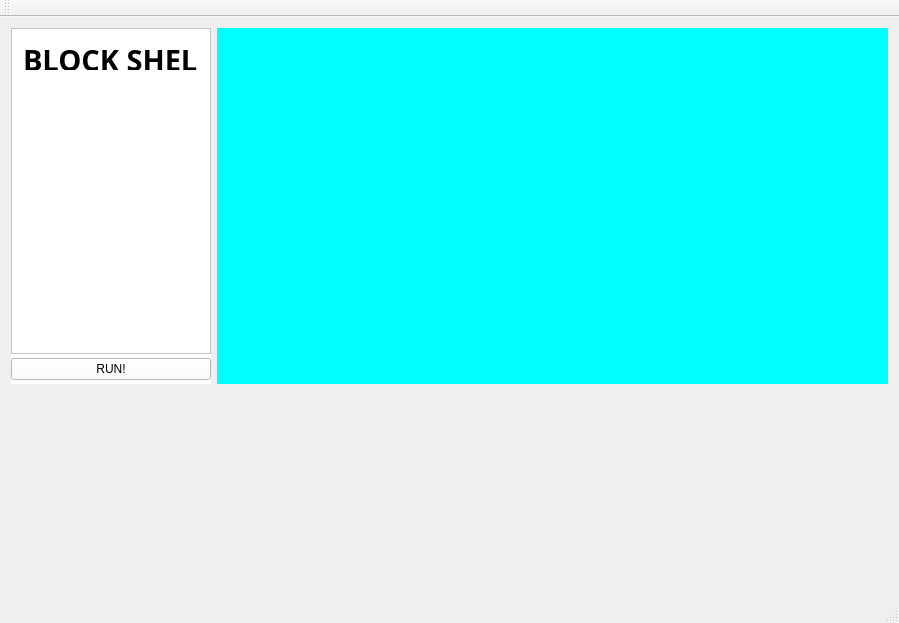
<?xml version="1.0" encoding="UTF-8"?>
<ui version="4.0">
 <class>ConsoleBlocksClass</class>
 <widget class="QMainWindow" name="ConsoleBlocksClass">
  <property name="geometry">
   <rect>
    <x>0</x>
    <y>0</y>
    <width>899</width>
    <height>623</height>
   </rect>
  </property>
  <property name="font">
   <font>
    <italic>false</italic>
    <underline>false</underline>
   </font>
  </property>
  <property name="windowTitle">
   <string>ConsoleBlocks</string>
  </property>
  <widget class="QWidget" name="centralWidget">
   <layout class="QVBoxLayout" name="verticalLayout_3">
    <item>
     <widget class="QWidget" name="WorkSpace" native="true">
      <layout class="QHBoxLayout" name="horizontalLayout_2">
       <property name="leftMargin">
        <number>0</number>
       </property>
       <property name="topMargin">
        <number>0</number>
       </property>
       <property name="rightMargin">
        <number>0</number>
       </property>
       <property name="bottomMargin">
        <number>0</number>
       </property>
       <item>
        <widget class="QWidget" name="BlockShelf_Parent" native="true">
         <property name="maximumSize">
          <size>
           <width>200</width>
           <height>16777215</height>
          </size>
         </property>
         <property name="styleSheet">
          <string notr="true">background-color: rgb(255, 255, 255);</string>
         </property>
         <layout class="QVBoxLayout" name="verticalLayout_2">
          <property name="spacing">
           <number>0</number>
          </property>
          <property name="leftMargin">
           <number>0</number>
          </property>
          <property name="topMargin">
           <number>0</number>
          </property>
          <property name="rightMargin">
           <number>0</number>
          </property>
          <property name="bottomMargin">
           <number>0</number>
          </property>
          <item>
           <widget class="QFrame" name="BlockShelf_Layout">
            <property name="maximumSize">
             <size>
              <width>200</width>
              <height>16777215</height>
             </size>
            </property>
            <property name="styleSheet">
             <string notr="true"/>
            </property>
            <property name="frameShape">
             <enum>QFrame::StyledPanel</enum>
            </property>
            <property name="frameShadow">
             <enum>QFrame::Raised</enum>
            </property>
            <layout class="QVBoxLayout" name="verticalLayout">
             <item>
              <widget class="QLabel" name="label">
               <property name="maximumSize">
                <size>
                 <width>16777215</width>
                 <height>30</height>
                </size>
               </property>
               <property name="font">
                <font>
                 <family>Bahnschrift SemiBold Condensed</family>
                 <pointsize>22</pointsize>
                 <weight>75</weight>
                 <italic>false</italic>
                 <bold>true</bold>
                 <underline>false</underline>
                 <strikeout>false</strikeout>
                </font>
               </property>
               <property name="text">
                <string>BLOCK SHELF</string>
               </property>
               <property name="textFormat">
                <enum>Qt::RichText</enum>
               </property>
               <property name="scaledContents">
                <bool>false</bool>
               </property>
               <property name="alignment">
                <set>Qt::AlignHCenter|Qt::AlignTop</set>
               </property>
               <property name="wordWrap">
                <bool>false</bool>
               </property>
              </widget>
             </item>
             <item>
              <widget class="IfBlock_Shelf" name="widget_6" native="true"/>
             </item>
             <item>
              <widget class="IfBlock_Shelf" name="widget_5" native="true"/>
             </item>
             <item>
              <widget class="IfBlock_Shelf" name="widget_4" native="true"/>
             </item>
             <item>
              <widget class="IfBlock_Shelf" name="widget_3" native="true"/>
             </item>
             <item>
              <widget class="IfBlock_Shelf" name="widget_2" native="true"/>
             </item>
             <item>
              <widget class="IfBlock_Shelf" name="widget" native="true"/>
             </item>
            </layout>
           </widget>
          </item>
          <item>
           <widget class="QWidget" name="widget_8" native="true">
            <property name="maximumSize">
             <size>
              <width>16777215</width>
              <height>30</height>
             </size>
            </property>
            <layout class="QHBoxLayout" name="horizontalLayout_3">
             <property name="leftMargin">
              <number>0</number>
             </property>
             <property name="topMargin">
              <number>0</number>
             </property>
             <property name="rightMargin">
              <number>0</number>
             </property>
             <property name="bottomMargin">
              <number>0</number>
             </property>
             <item>
              <widget class="QPushButton" name="pushButton">
               <property name="text">
                <string>RUN!</string>
               </property>
              </widget>
             </item>
            </layout>
           </widget>
          </item>
         </layout>
        </widget>
       </item>
       <item>
        <widget class="Canvas" name="canvas" native="true">
         <property name="styleSheet">
          <string notr="true">background-color: rgb(0, 255, 255);</string>
         </property>
         <layout class="QVBoxLayout" name="verticalLayout_4"/>
        </widget>
       </item>
      </layout>
     </widget>
    </item>
    <item>
     <widget class="ConsoleWidget" name="CW" native="true">
      <property name="maximumSize">
       <size>
        <width>16777215</width>
        <height>200</height>
       </size>
      </property>
     </widget>
    </item>
   </layout>
  </widget>
  <widget class="QMenuBar" name="menuBar">
   <property name="geometry">
    <rect>
     <x>0</x>
     <y>0</y>
     <width>899</width>
     <height>22</height>
    </rect>
   </property>
  </widget>
  <widget class="QToolBar" name="mainToolBar">
   <attribute name="toolBarArea">
    <enum>TopToolBarArea</enum>
   </attribute>
   <attribute name="toolBarBreak">
    <bool>false</bool>
   </attribute>
  </widget>
  <widget class="QStatusBar" name="statusBar"/>
 </widget>
 <layoutdefault spacing="6" margin="11"/>
 <customwidgets>
  <customwidget>
   <class>ConsoleWidget</class>
   <extends>QWidget</extends>
   <header>ConsoleWidget.h</header>
   <container>1</container>
  </customwidget>
  <customwidget>
   <class>Canvas</class>
   <extends>QWidget</extends>
   <header>Canvas.h</header>
   <container>1</container>
  </customwidget>
  <customwidget>
   <class>IfBlock_Shelf</class>
   <extends>QWidget</extends>
   <header>ifblock_shelf.h</header>
   <container>1</container>
  </customwidget>
 </customwidgets>
 <resources>
  <include location="ConsoleBlocks.qrc"/>
 </resources>
 <connections/>
</ui>
